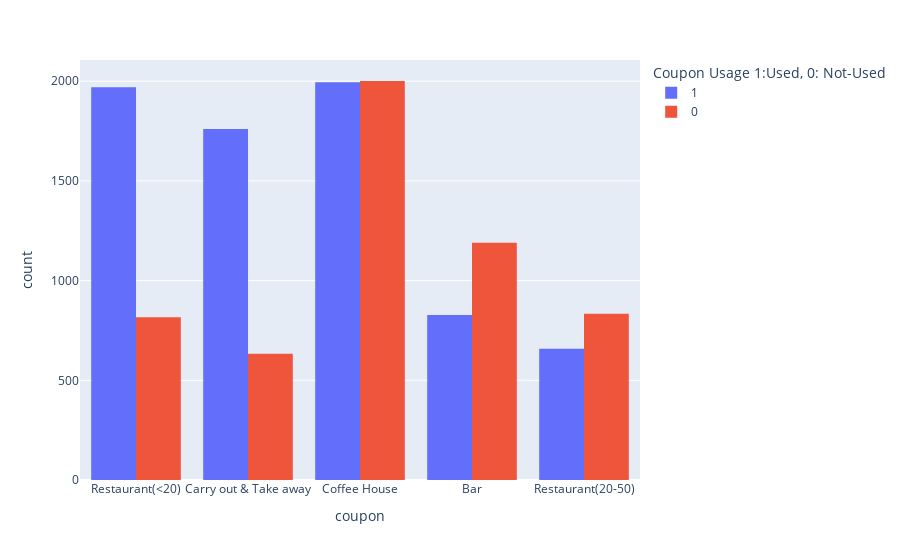

The notebook cell this image was saved under:
### Markdown cell above
5. Use a bar plot to visualize the `coupon` column.

### Code cell
plt.figure(figsize=(10, 6)) 
fig = px.histogram(df, x='coupon', color='Y',  barmode='group')
fig.update_layout(legend_title_text='Coupon Usage 1:Used, 0: Not-Used')
fig.show()
plt.savefig('images/Q5_coupon_bar.png')

### Figure 1 — Plotly figure (JSON) as saved in the notebook; plotly's stock layout.template omitted (floating-point values rounded to 4 significant figures; data arrays with more than 128 entries replaced by an {"elided": "..."} marker saying what was removed)
{"data": [{"alignmentgroup": "True", "bingroup": "x", "hovertemplate": "Y=1<br>coupon=%{x}<br>count=%{y}<extra></extra>", "legendgroup": "1", "marker": {"color": "#636efa", "pattern": {"shape": ""}}, "name": "1", "offsetgroup": "1", "orientation": "v", "showlegend": true, "type": "histogram", "x": {"elided": "7210 str values"}, "xaxis": "x", "yaxis": "y"}, {"alignmentgroup": "True", "bingroup": "x", "hovertemplate": "Y=0<br>coupon=%{x}<br>count=%{y}<extra></extra>", "legendgroup": "0", "marker": {"color": "#EF553B", "pattern": {"shape": ""}}, "name": "0", "offsetgroup": "0", "orientation": "v", "showlegend": true, "type": "histogram", "x": {"elided": "5474 str values"}, "xaxis": "x", "yaxis": "y"}], "layout": {"autosize": true, "barmode": "group", "legend": {"title": {"text": "Coupon Usage 1:Used, 0: Not-Used"}, "tracegroupgap": 0}, "margin": {"t": 60}, "xaxis": {"anchor": "y", "autorange": true, "domain": [0, 1], "range": [-0.5, 4.5], "title": {"text": "coupon"}, "type": "category"}, "yaxis": {"anchor": "x", "autorange": true, "domain": [0, 1], "range": [0, 2106.0], "title": {"text": "count"}}}}
